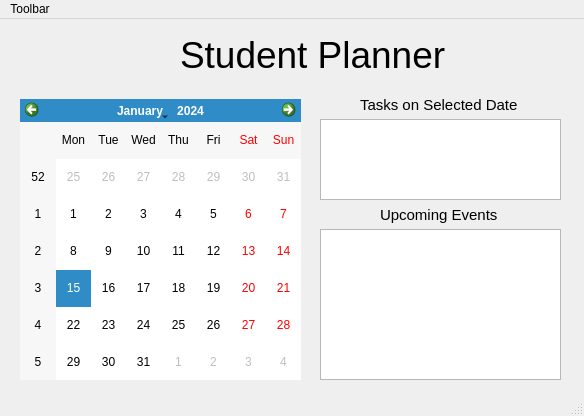
<?xml version="1.0" encoding="UTF-8"?>
<ui version="4.0">
 <class>MainWindow</class>
 <widget class="QMainWindow" name="MainWindow">
  <property name="geometry">
   <rect>
    <x>0</x>
    <y>0</y>
    <width>584</width>
    <height>416</height>
   </rect>
  </property>
  <property name="windowTitle">
   <string>MainWindow</string>
  </property>
  <widget class="QWidget" name="centralwidget">
   <widget class="QLabel" name="lbl_planner">
    <property name="geometry">
     <rect>
      <x>180</x>
      <y>0</y>
      <width>271</width>
      <height>71</height>
     </rect>
    </property>
    <property name="font">
     <font>
      <family>MS Shell Dlg 2</family>
      <pointsize>28</pointsize>
      <weight>50</weight>
      <bold>false</bold>
     </font>
    </property>
    <property name="text">
     <string>Student Planner</string>
    </property>
   </widget>
   <widget class="QCalendarWidget" name="cal_date">
    <property name="geometry">
     <rect>
      <x>20</x>
      <y>80</y>
      <width>281</width>
      <height>281</height>
     </rect>
    </property>
   </widget>
   <widget class="QListWidget" name="lw_selectedDate">
    <property name="geometry">
     <rect>
      <x>320</x>
      <y>100</y>
      <width>241</width>
      <height>81</height>
     </rect>
    </property>
   </widget>
   <widget class="QListWidget" name="lw_events">
    <property name="geometry">
     <rect>
      <x>320</x>
      <y>210</y>
      <width>241</width>
      <height>151</height>
     </rect>
    </property>
   </widget>
   <widget class="QLabel" name="lbl_username">
    <property name="geometry">
     <rect>
      <x>380</x>
      <y>180</y>
      <width>151</width>
      <height>31</height>
     </rect>
    </property>
    <property name="font">
     <font>
      <pointsize>11</pointsize>
      <weight>50</weight>
      <bold>false</bold>
     </font>
    </property>
    <property name="text">
     <string>Upcoming Events</string>
    </property>
   </widget>
   <widget class="QLabel" name="lbl_username_2">
    <property name="geometry">
     <rect>
      <x>360</x>
      <y>70</y>
      <width>161</width>
      <height>31</height>
     </rect>
    </property>
    <property name="font">
     <font>
      <pointsize>11</pointsize>
     </font>
    </property>
    <property name="text">
     <string>Tasks on Selected Date</string>
    </property>
   </widget>
  </widget>
  <widget class="QMenuBar" name="menubar">
   <property name="geometry">
    <rect>
     <x>0</x>
     <y>0</y>
     <width>584</width>
     <height>21</height>
    </rect>
   </property>
   <widget class="QMenu" name="menuToolbar">
    <property name="title">
     <string>Toolbar</string>
    </property>
    <addaction name="actionTasks"/>
    <addaction name="actionScheduling"/>
    <addaction name="actionLog_out"/>
   </widget>
   <addaction name="menuToolbar"/>
  </widget>
  <widget class="QStatusBar" name="statusbar"/>
  <action name="actionTasks">
   <property name="text">
    <string>Tasks</string>
   </property>
  </action>
  <action name="actionScheduling">
   <property name="text">
    <string>Scheduling</string>
   </property>
  </action>
  <action name="actionLog_out">
   <property name="text">
    <string>Log out</string>
   </property>
  </action>
 </widget>
 <resources/>
 <connections/>
</ui>
